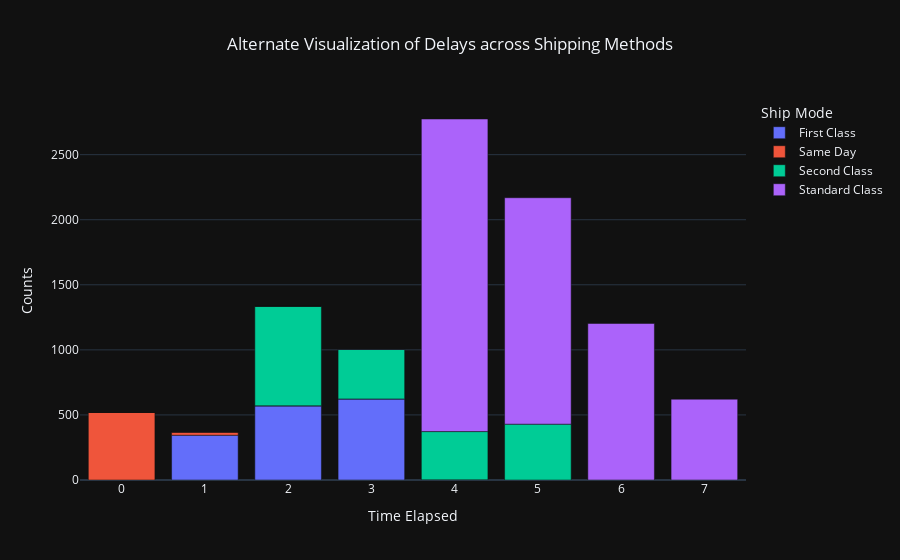

Source (notebook cell):
### Code cell
fig = px.bar(data_frame=final_gb_spm,title = 'Alternate Visualization of Delays across Shipping Methods')
fig.update_layout(title_x=0.5,xaxis_title="Time Elapsed",yaxis_title="Counts",dragmode=False,xaxis=dict(tickvals = final_gb_spm.index,ticktext=list(range(0,8))))

### Figure 1 — Plotly figure (JSON) as saved in the notebook; plotly's stock layout.template omitted (floating-point values rounded to 4 significant figures)
{"data": [{"alignmentgroup": "True", "hovertemplate": "Ship Mode=First Class<br>Hi=%{x}<br>value=%{y}<extra></extra>", "legendgroup": "First Class", "marker": {"color": "#636efa", "pattern": {"shape": ""}}, "name": "First Class", "offsetgroup": "First Class", "orientation": "v", "showlegend": true, "textposition": "auto", "x": [0, 86400000000000, 172800000000000, 259200000000000, 345600000000000, 432000000000000, 518400000000000, 604800000000000], "xaxis": "x", "y": [0.0, 344.0, 570.0, 623.0, 1.0, 0.0, 0.0, 0.0], "yaxis": "y", "type": "bar"}, {"alignmentgroup": "True", "hovertemplate": "Ship Mode=Same Day<br>Hi=%{x}<br>value=%{y}<extra></extra>", "legendgroup": "Same Day", "marker": {"color": "#EF553B", "pattern": {"shape": ""}}, "name": "Same Day", "offsetgroup": "Same Day", "orientation": "v", "showlegend": true, "textposition": "auto", "x": [0, 86400000000000, 172800000000000, 259200000000000, 345600000000000, 432000000000000, 518400000000000, 604800000000000], "xaxis": "x", "y": [519.0, 24.0, 0.0, 0.0, 0.0, 0.0, 0.0, 0.0], "yaxis": "y", "type": "bar"}, {"alignmentgroup": "True", "hovertemplate": "Ship Mode=Second Class<br>Hi=%{x}<br>value=%{y}<extra></extra>", "legendgroup": "Second Class", "marker": {"color": "#00cc96", "pattern": {"shape": ""}}, "name": "Second Class", "offsetgroup": "Second Class", "orientation": "v", "showlegend": true, "textposition": "auto", "x": [0, 86400000000000, 172800000000000, 259200000000000, 345600000000000, 432000000000000, 518400000000000, 604800000000000], "xaxis": "x", "y": [0.0, 1.0, 764.0, 380.0, 371.0, 429.0, 0.0, 0.0], "yaxis": "y", "type": "bar"}, {"alignmentgroup": "True", "hovertemplate": "Ship Mode=Standard Class<br>Hi=%{x}<br>value=%{y}<extra></extra>", "legendgroup": "Standard Class", "marker": {"color": "#ab63fa", "pattern": {"shape": ""}}, "name": "Standard Class", "offsetgroup": "Standard Class", "orientation": "v", "showlegend": true, "textposition": "auto", "x": [0, 86400000000000, 172800000000000, 259200000000000, 345600000000000, 432000000000000, 518400000000000, 604800000000000], "xaxis": "x", "y": [0.0, 0.0, 0.0, 2.0, 2402.0, 1740.0, 1203.0, 621.0], "yaxis": "y", "type": "bar"}], "layout": {"xaxis": {"anchor": "y", "domain": [0.0, 1.0], "title": {"text": "Time Elapsed"}, "tickvals": [0, 86400000000000, 172800000000000, 259200000000000, 345600000000000, 432000000000000, 518400000000000, 604800000000000], "ticktext": [0, 1, 2, 3, 4, 5, 6, 7]}, "yaxis": {"anchor": "x", "domain": [0.0, 1.0], "title": {"text": "Counts"}}, "legend": {"title": {"text": "Ship Mode"}, "tracegroupgap": 0}, "title": {"text": "Alternate Visualization of Delays across Shipping Methods", "x": 0.5}, "barmode": "relative", "dragmode": false}}
